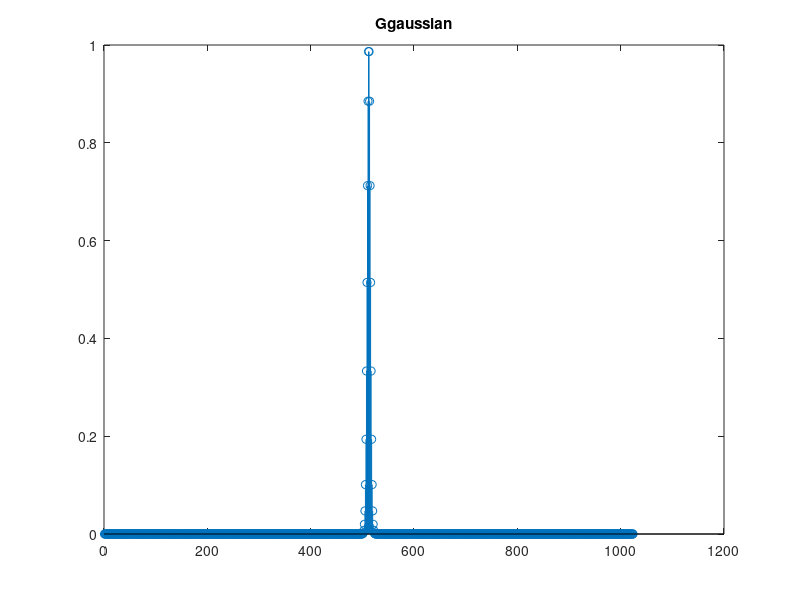
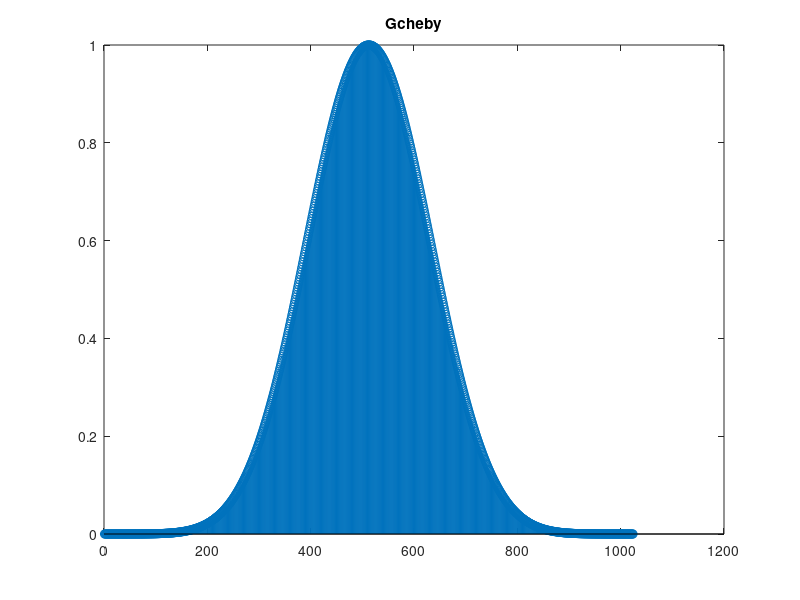
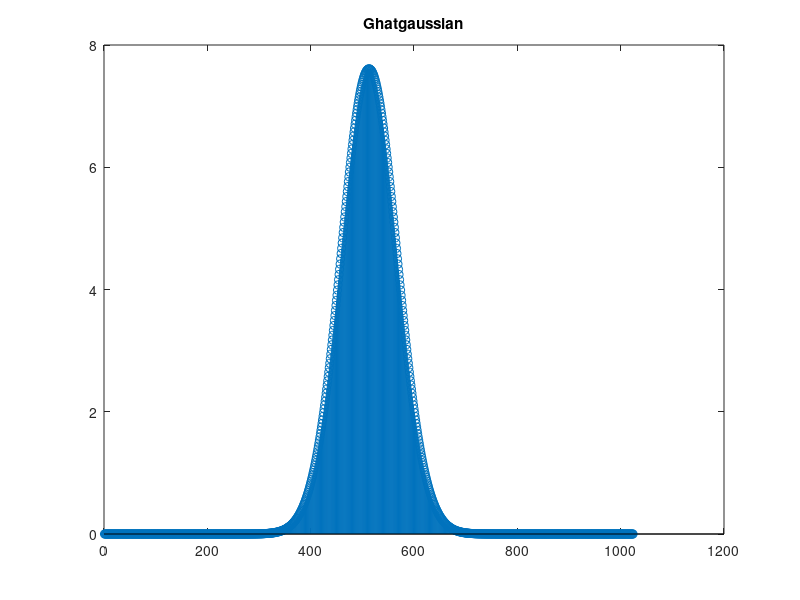
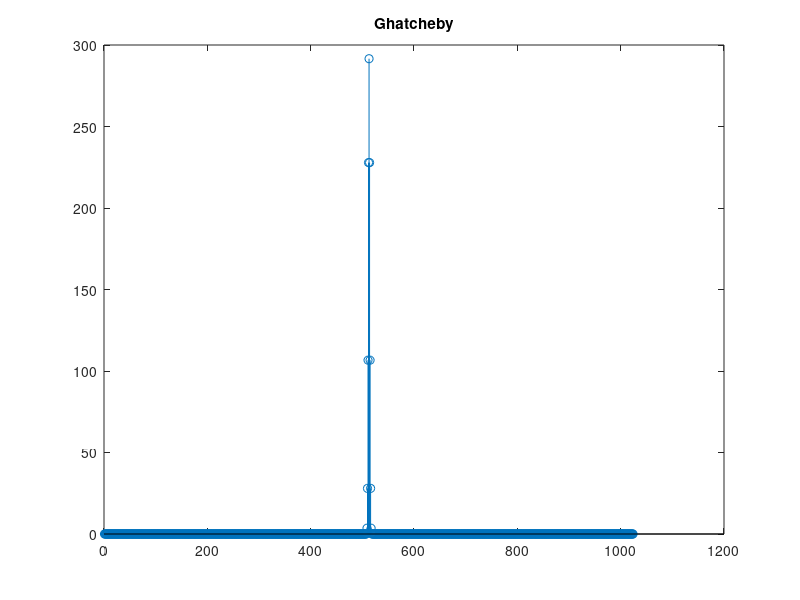

Recreate these plots in MATLAB, in order.
B=64;
N=2^10; alpha=B*sqrt(log(N));
G_gaussian = gausswin(N,alpha); % alpha is recipricol of standard deviation
G_cheby = chebwin(N,alpha); % alpha determines the dielobe attenuation
figure;
stem(G_gaussian)
title('Ggaussian')
figure;
stem(G_cheby)
title('Gcheby')
figure;
stem(abs(fftshift(fft(G_gaussian))))
title('Ghatgaussian')
figure;
stem(abs(fftshift(fft(G_cheby))))
title('Ghatcheby')


H_boxcar = boxcar(N/B);
figure;
stem(H_boxcar)
title('Hboxcar')


Fhat_gaussian = conv(fft(G_gaussian), H_boxcar);
Fhat_cheby = conv(fft(G_cheby), H_boxcar);
figure;
Fhat_gaussian = fftshift(Fhat_gaussian);
Fhat_cheby = fftshift(Fhat_cheby);
stem(abs(Fhat_gaussian))
title('Fhatgaussian')
figure;
stem(abs(Fhat_cheby))
title('Fhatcheby')

figure;
stem(abs(ifft(Fhat_gaussian)))
title('Fgaussian')
figure;
stem(abs(ifft(Fhat_cheby)))
title('Fcheby')